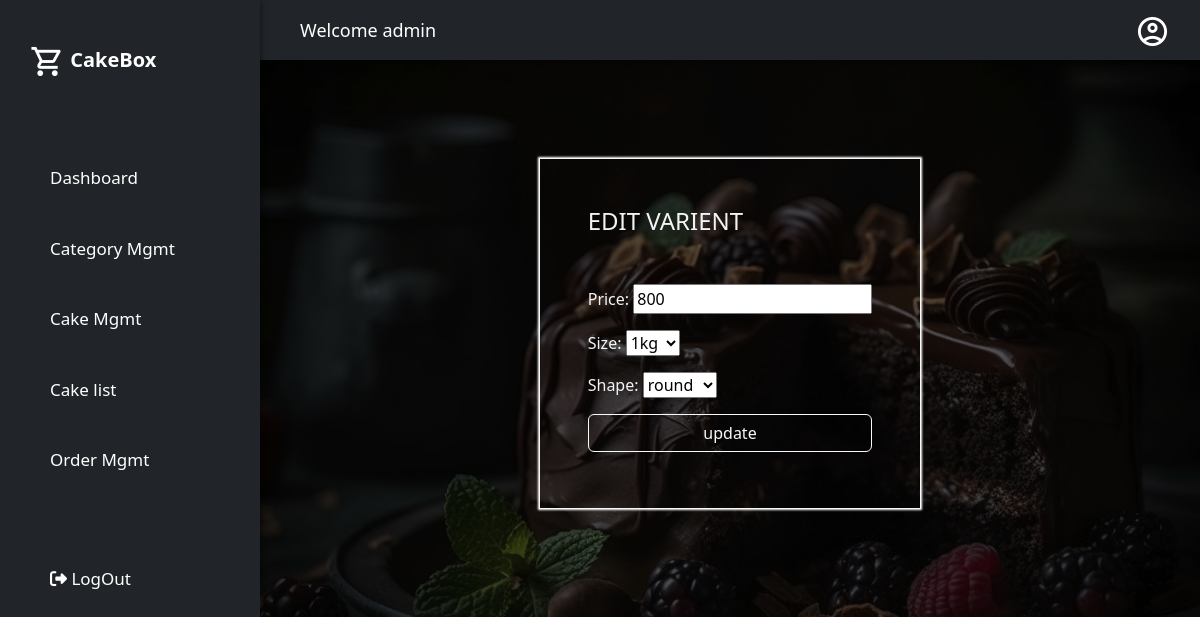
The page /varients/1/edit (signed in) on the database its author committed.
### cakeapp/models.py (models this page shows, shortened)
class User(AbstractUser):
    phone=models.CharField(max_length=100,unique=True)
    address=models.CharField(max_length=200)

class CakeVarients(models.Model):
    price=models.PositiveIntegerField()
    options=(
        (".5kg",".5kg"),
        ("1kg","1kg"),
        ("2kg","2kg"),
        ("5kg","5kg")
    )
    size=models.CharField(max_length=200,choices=options,default="1kg")
    option=(
        ("round","round"),
        ("square","square"),
        ("heart","heart")
    )
    shape=models.CharField(max_length=200,choices=option,default="round")
    cake=models.ForeignKey(Cakes,on_delete=models.CASCADE)

### cakeapp/views.py (the view, shortened to what this page needs)
# urls.py: path("varients/<int:pk>/edit",CakeVarientUpdateView.as_view(),name="edit-varient"),
@method_decorator(decs,name="dispatch")
class CakeVarientUpdateView(UpdateView):
    template_name="cakeapp/varient_edit.html"
    form_class=CakeVarientForm
    model=CakeVarients
    success_url=reverse_lazy("cake-list")

### cakeapp/forms.py
class CakeVarientForm(forms.ModelForm):
    class Meta:
        model=CakeVarients
        exclude=("cake",)

### cakeapp/views.py (called while the page is built)
def signin_required(fn):
    def wrapper(request,*args,**kwargs):
        if not request.user.is_authenticated:
            messages.error(request,"invalid session!..please login")
            return redirect("signin")
        else:
            return fn(request,*args,**kwargs)
    return wrapper

def is_admin(fn):
    def wrapper(request,*args,**kwargs):
        if not request.user.is_superuser:
            messages.error(request,"Permission denied for current user !")
            return redirect("signin")
        else:
            return fn(request,*args,**kwargs)
    return wrapper

### cakeapp/templates/cakeapp/varient_edit.html (shortened to what this page needs)
{%extends 'cakeapp/base.html'%}
{%block body_block%}
<div class="container mt-5 d-flex flex-column align-items-center ">
    <div class="border border-light p-5 custom-shadow top-space">
         <form action="" method="post" enctype="multipart/form-data">
             <h4 class="mb-5">EDIT VARIENT</h4>
             {{form.as_p}}
             <input type="submit" value="update" class="form-control btn btn-outline-light mb-2">
         </form>
    </div>
 </div>
{%endblock%}

### cakeapp/templates/cakeapp/base.html (shortened to what this page needs)
<!DOCTYPE html>
{%load static%}
<html lang="en">
  <head>
    <link rel="stylesheet" href="{%static 'css/test.css'%}">
    <link href="https://cdn.jsdelivr.net/npm/bootstrap@5.3.2/dist/css/bootstrap.min.css" rel="stylesheet">
  </head>
  <body class="bg-black">
    <div class="grid-container">
      <header class="header bg-dark text-white">
        <div class="header-left">
         Welcome {{request.user}}
       </div>
        <div class="header-right">
          <span class="material-icons-outlined">account_circle</span>
        </div>
      </header>
      <aside id="sidebar" class="bg-dark">
        <div class="sidebar-title">
          <div class="sidebar-brand">
            <span class="material-icons-outlined">shopping_cart</span> CakeBox
          </div>
        </div>
        <ul class="sidebar-list">
          <li class="sidebar-list-item">
            <a href="{%url 'dashboard'%}">Dashboard</a>
          </li>
          <li class="sidebar-list-item">
            <a href="{%url 'add-category'%}">Category Mgmt</a>
          </li>
          <li class="sidebar-list-item">
            <a href="{%url 'cake-add'%}">Cake Mgmt</a>
          </li>
          <li class="sidebar-list-item">
            <a href="{%url 'cake-list'%}">Cake list</a>
          </li>
          <li class="sidebar-list-item">
            <a href="{%url 'order-list'%}">Order Mgmt</a>
          </li>
          <li class="sidebar-list-item mt-5">
            <a href="{%url 'signout'%}"><i class="fa-solid fa-right-from-bracket" style="color: #ffffff;"></i> LogOut</a>
          </li>
        </ul>
      </aside>
      <main class="main-container">
          <div class="inner-container">
              {%block body_block%}
              {%endblock%}
          </div>
      </main>
    </div>
  </body>
</html>

### cakeapp/static/css/test.css (style rules this page uses)
body { margin: 0; padding: 0; background-color: #000000; color: #000000; font-family: 'Montserrat', sans-serif; }
.material-icons-outlined { vertical-align: middle; line-height: 1px; font-size: 35px; }
.grid-container { display: grid; grid-template-columns: 260px 1fr 1fr 1fr; grid-template-rows: 0.2fr 3fr; grid-template-areas: 'sidebar header header header' 'sidebar main main main'; height: 100vh; }
.header { grid-area: header; height: 60px; display: flex; align-items: center; justify-content: space-between; padding: 0 30px 0 40px; box-shadow: 0 6px 7px -3px rgba(0, 0, 0, 0.35); }
.header-left { font-size: large; }
#sidebar { grid-area: sidebar; height: 100%; overflow-y: auto; transition: all 0.5s; -webkit-transition: all 0.5s; box-shadow: 0 3px 5px 2px rgba(0, 0, 0, 0.35); }
.sidebar-title { display: flex; justify-content: space-between; align-items: center; padding: 30px 30px 30px 30px; margin-bottom: 35px; color: #ffffff; }
.sidebar-brand { margin-top: 15px; font-size: 20px; font-weight: 700; }
.sidebar-list { padding: 0; margin-top: 15px; list-style-type: none; }
.sidebar-list-item { padding: 25px 20px 20px 50px; font-size: 17px; }
.sidebar-list-item > a { text-decoration: none; color: #ffffff; }
.main-container { position: relative; grid-area: main; overflow-y: auto; padding: 20px 20px; color: rgba(255, 255, 255, 0.95); height: 90vh; }
.main-container::before { content: ''; position: absolute; top: 0; right: 0; bottom: 0; left: 0; background-image: url('/cakeapp/static/assets/cakewallpaper.jpg'); background-position: center; background-repeat:repeat-y; background-size: cover; filter: blur(4px); filter: brightness(0.35); z-index: -1; }
.custom-shadow { box-shadow: 0 0 2px 1px white; }
.top-space { margin-top: 30px; }

### rows shown on the page
User: user "admin"
CakeVarients: price "800", size "1kg", shape "round"
